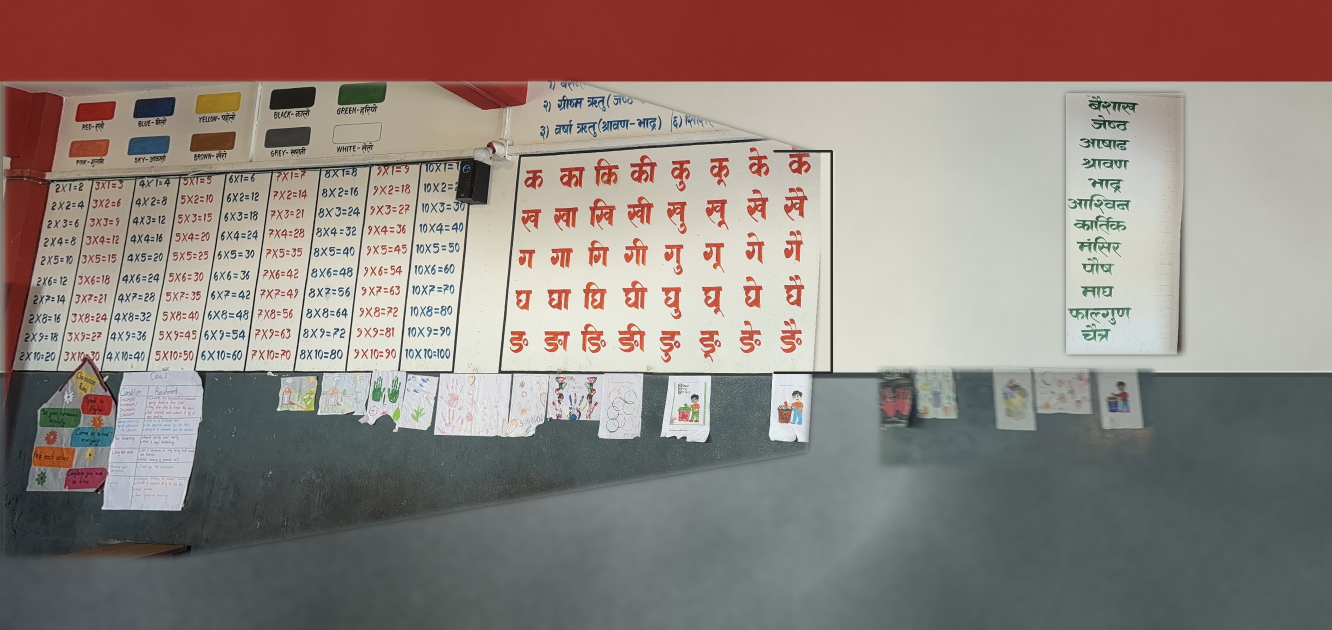
#> input picture website/model/class/tex/tex_right.jpg, 2664 x 1260 px, found by its file name (shown at 1/2 size)
$ python touch.py
#> lines starting #> are read from the running program, lines starting #| are printed output that depends on the picture; after the words box and inside, x2 and y2 are one past the last pixel; in counts of white or black regions, pixels touching at a corner belong together
import cv2, numpy as np
PX = 360; HC = 3.5
X = lambda u: int(u * PX); Y = lambda v: int((HC - v) * PX)
rt = cv2.imread('tex_right.jpg'); lf = cv2.imread('tex_left.jpg')
#> further down, rt is the input picture: shape (1260, 2664, 3); mean B, G, R 125.5, 131.2, 143.8
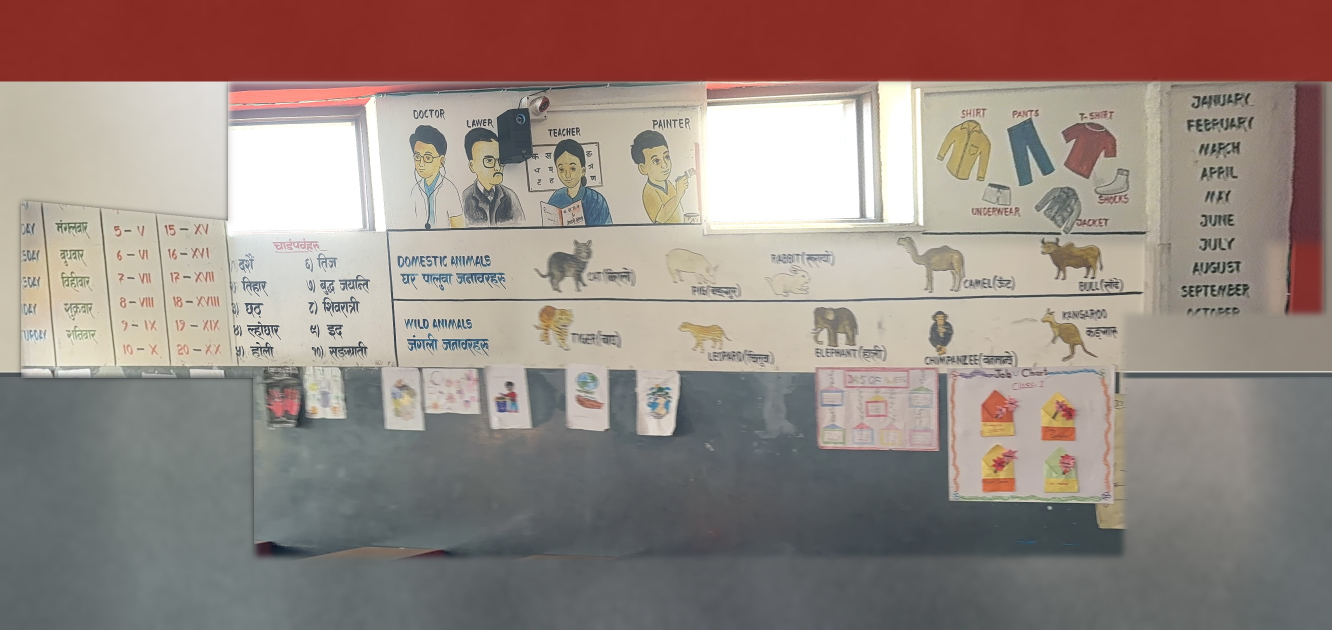
#> input picture website/model/class/tex/tex_left.jpg, 2664 x 1260 px, found by its file name (shown at 1/2 size)
#> further down, lf is the input picture: shape (1260, 2664, 3); mean B, G, R 129.2, 135.8, 150.4
# the Devanagari board: square its right end at 4.6 m, with its painted border
board = rt[Y(2.66):Y(1.43), X(4.45):X(4.62)]
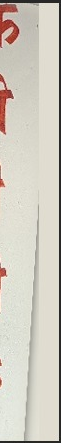
#> board: shape (443, 61, 3); mean B, G, R 192.6, 203.7, 208.7
white = np.median(rt[Y(2.3):Y(2.0), X(4.0):X(4.1)].reshape(-1, 3), 0)
#> white = [207, 220, 224]
rt[Y(2.655):Y(1.435), X(4.56):X(4.64)] = white
ink = np.median(rt[Y(2.67):Y(2.64), X(3.2):X(3.6)].reshape(-1, 3), 0) * 0 + np.array([40, 40, 40])
#> ink = [40, 40, 40]
cv2.line(rt, (X(4.62), Y(2.66)), (X(4.62), Y(1.43)), ink.tolist(), 4)
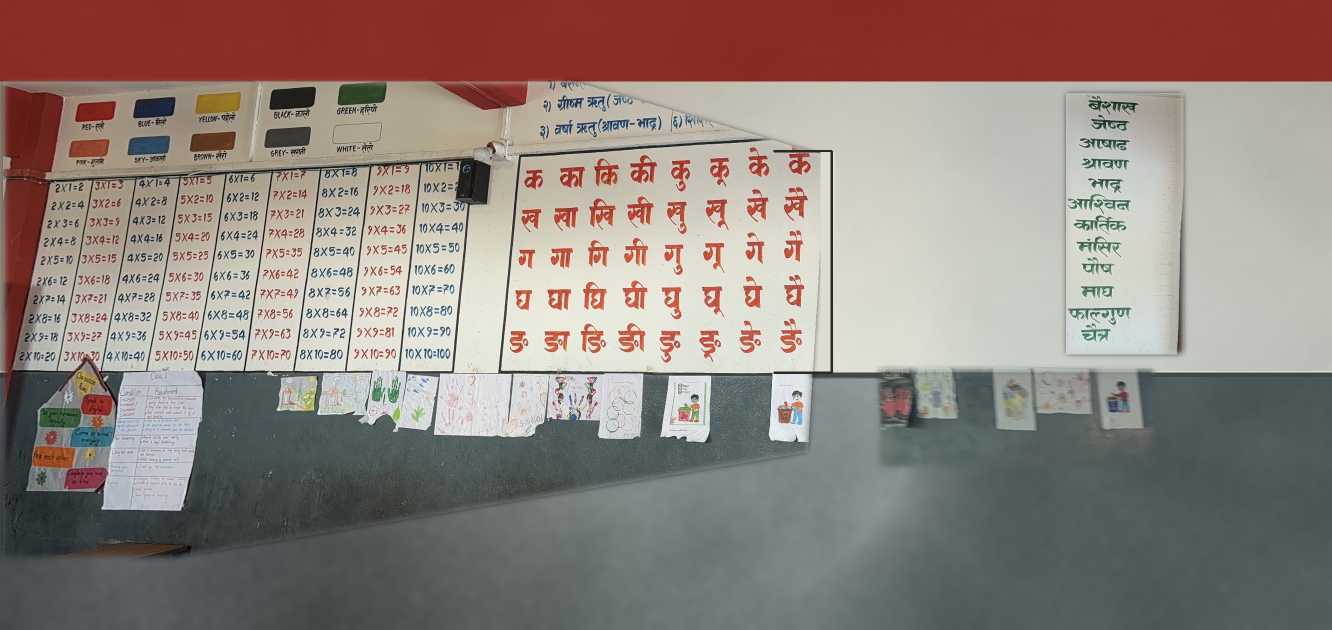
#> rt: shape (1260, 2664, 3) (shown at 1/2 size); mean B, G, R 125.5, 131.2, 143.9
cv2.line(rt, (X(4.3), Y(2.66)), (X(4.62), Y(2.66)), ink.tolist(), 4)
#> rt: shape (1260, 2664, 3); 0.02% of pixels changed, all inside (x1, y1, x2, y2) = (1546, 300, 1663, 305)
cv2.line(rt, (X(4.3), Y(1.43)), (X(4.62), Y(1.43)), ink.tolist(), 4)
#> rt: shape (1260, 2664, 3); mean B, G, R 125.5, 131.2, 143.8
# children's drawings along the bare back half: a strip from the opposite wall, pinned under the dado line
strip = lf[Y(1.47):Y(0.88), X(1.45):X(3.05)].astype(np.float32)
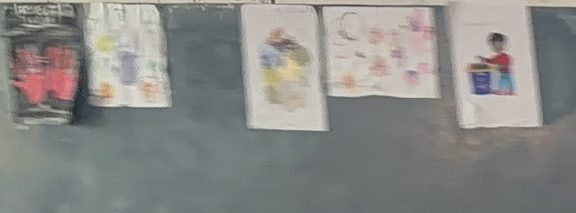
#> strip: shape (213, 576, 3) float32; mean B, G, R 135.1, 138.2, 138.2
u0 = 4.85; dst = rt[Y(1.47):Y(0.88), X(u0):X(u0) + strip.shape[1]].astype(np.float32)
#> after `dst = rt[Y(1.47):Y(0.88), X(u0):X(u0) + strip.shape[1]].astype(np.floa`:
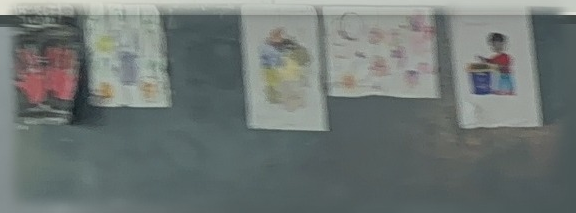
#> dst: shape (213, 576, 3) float32; mean B, G, R 115.8, 118.2, 110.4
g = np.median(dst[-20:].reshape(-1, 3), 0) / np.maximum(np.median(strip[-20:].reshape(-1, 3), 0), 1)
#> g = [0.819, 0.819, 0.761]
strip = np.clip(strip * g, 0, 255)
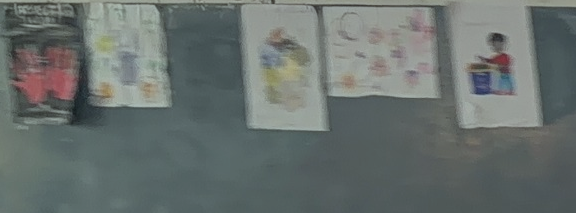
#> strip: shape (213, 576, 3) float32; mean B, G, R 110.7, 113.2, 105.3
a = np.zeros(strip.shape[:2], np.float32); a[10:-10, 14:-14] = 1; a = cv2.GaussianBlur(a, (0, 0), 6)[..., None]
rt[Y(1.47):Y(0.88), X(u0):X(u0) + strip.shape[1]] = (strip * a + dst * (1 - a)).astype(np.uint8)
#> rt: shape (1260, 2664, 3); mean B, G, R 125.4, 131.2, 143.8
cv2.imwrite('tex_right.jpg', rt, [cv2.IMWRITE_JPEG_QUALITY, 92])
cv2.imwrite('z_right2.jpg', cv2.resize(rt[:, X(2.5):], None, fx=.35, fy=.35))
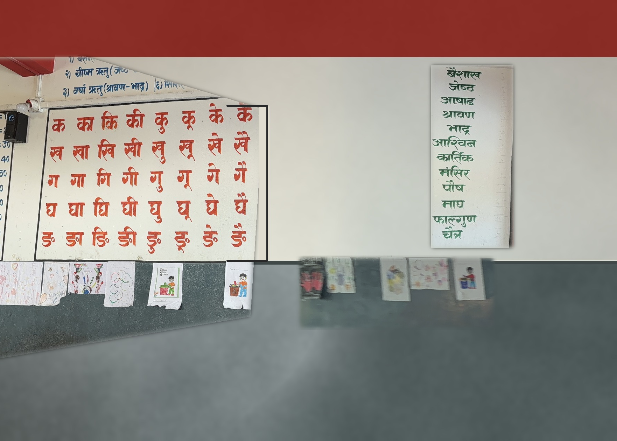
#> saved as z_right2.jpg: shape (441, 617, 3); mean B, G, R 134.1, 139.9, 150.6
